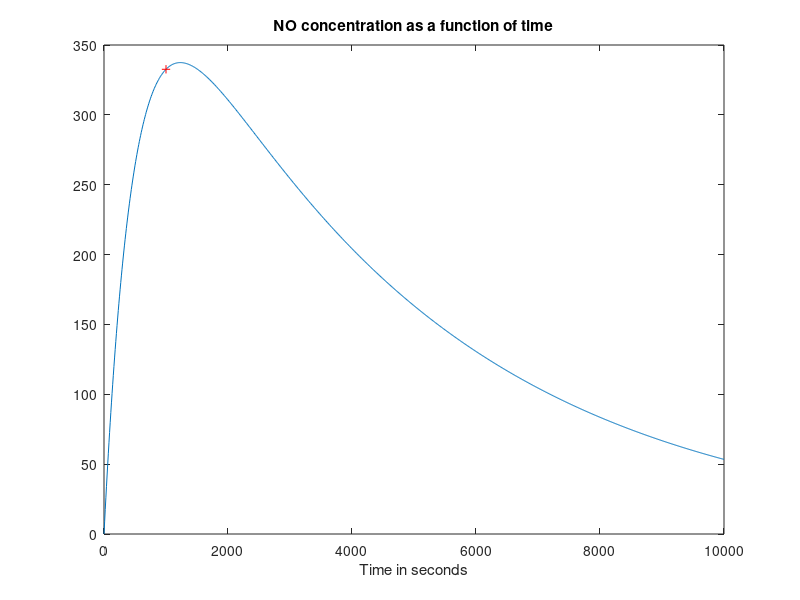

Here is the MATLAB script that generated this plot:
%% The part where to put variables in (Change variables here)

% Taunono and tauno are constants; change if nonoate type changes
% We're considering mass here
% Bolus is the initial amount of the NONOate in the soultion
taunono = 4471; 
tauno = 641;
bolus = 500;
% I thought this should be 0 by default, can be changed though

initno = 0;
% Volume of the Solution You're Considering
V = 1;
% Time at which you want to know the concentration in seconds
t = 1000;

%% Part that does the math and plots (run to get values and plot)

Vno = bolus * (1 - exp(1)^(-t/tauno)*exp(1)^(-t/taunono))*exp(1)^(-t/taunono)/V;

figure;
tv = linspace(0, 10000, 1000);
Vol = bolus * (1 - exp(1).^(-tv/tauno).*exp(1).^(-tv/taunono)).*exp(1).^(-tv/taunono)/V;
plot(tv, Vol);
hold on;
plot(t, Vno, 'r+')
title('NO concentration as a function of time')
xlabel('Time in seconds')
ylabel('')

